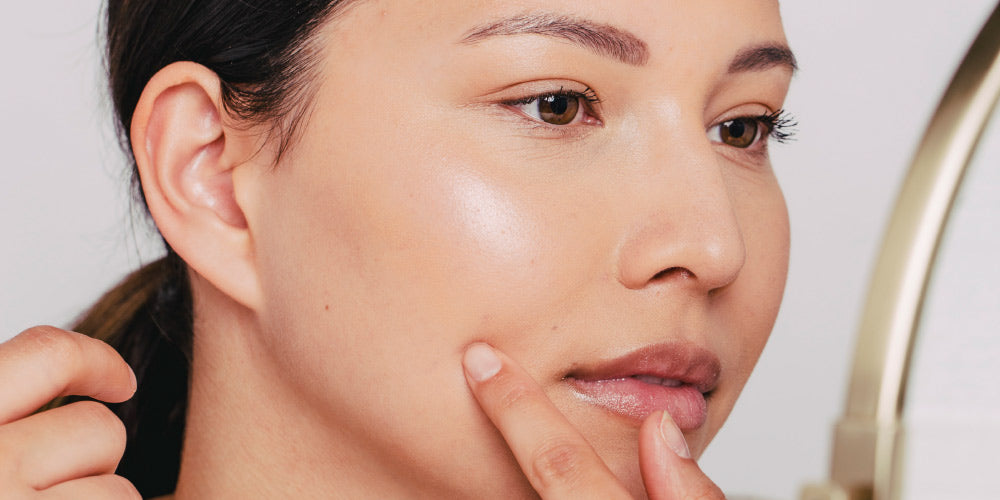
#> input picture Kris/test-images/selected_images/no_acne_full_face_1.jpg, 1000 x 500 px
$ python -i enhanced_image_analysis.py   (imports and definitions only)
#> lines starting #> are read from the running program, lines starting #| are printed output that depends on the picture; after the words box and inside, x2 and y2 are one past the last pixel; in counts of white or black regions, pixels touching at a corner belong together
import os
import logging
import numpy as np
from typing import Dict, Any, List, Optional
from PIL import Image
import cv2
from sklearn.cluster import KMeans
from sklearn.feature_extraction import image as skimage

logger = logging.getLogger(__name__)

class EnhancedImageAnalysisService:
    """Enhanced image analysis service for medical skin condition detection"""

    def __init__(self):
        """Initialize the enhanced analysis service"""
        self.condition_models = {
            'acne': self._analyze_acne,
            'eczema': self._analyze_eczema,
            'psoriasis': self._analyze_psoriasis,
            'rosacea': self._analyze_rosacea,
            'melasma': self._analyze_melasma
        }

        logger.info("Enhanced Image Analysis Service initialized")

    def analyze_medical_condition(self, image: Image.Image) -> Dict[str, Any]:
        """
        Analyze image for medical skin conditions

        Args:
            image: PIL Image object

        Returns:
            Analysis result with condition details
        """
        try:
            # Convert PIL image to numpy array
            img_array = np.array(image)

            # Extract features
            features = self._extract_skin_features(img_array)

            # Analyze for different conditions
            condition_scores = {}
            for condition_name, analyzer_func in self.condition_models.items():
                score = analyzer_func(img_array, features)
                condition_scores[condition_name] = score

            # Determine primary condition
            primary_condition = max(condition_scores, key=condition_scores.get)
            confidence = condition_scores[primary_condition]

            # Generate detailed analysis
            analysis_result = {
                'primary_condition': primary_condition,
                'confidence': confidence,
                'features': features,
                'condition_scores': condition_scores,
                'description': self._generate_condition_description(primary_condition, confidence),
                'treatments': self._get_recommended_treatments(primary_condition, confidence)
            }

            logger.info(f"Medical analysis completed: {primary_condition} (confidence: {confidence:.2f})")
            return analysis_result

        except Exception as e:
            logger.error(f"Medical analysis failed: {e}")
            return {
                'primary_condition': 'unknown',
                'confidence': 0.0,
                'features': [],
                'description': 'Unable to analyze image',
                'treatments': []
            }

    def _extract_skin_features(self, img_array: np.ndarray) -> Dict[str, Any]:
        """
        Extract skin-specific features from image

        Args:
            img_array: Image as numpy array

        Returns:
            Dictionary of extracted features
        """
        features = {}

        try:
            # Convert to different color spaces
            hsv = cv2.cvtColor(img_array, cv2.COLOR_RGB2HSV)
            lab = cv2.cvtColor(img_array, cv2.COLOR_RGB2LAB)

            # Color analysis
            features['mean_rgb'] = np.mean(img_array, axis=(0, 1))
            features['std_rgb'] = np.std(img_array, axis=(0, 1))
            features['mean_hsv'] = np.mean(hsv, axis=(0, 1))
            features['std_hsv'] = np.std(hsv, axis=(0, 1))

            # Texture analysis using Local Binary Patterns
            gray = cv2.cvtColor(img_array, cv2.COLOR_RGB2GRAY)
            features['texture_variance'] = np.var(gray)
            features['texture_entropy'] = self._calculate_entropy(gray)

            # Edge detection for lesion boundaries
            edges = cv2.Canny(gray, 50, 150)
            features['edge_density'] = np.sum(edges > 0) / edges.size

            # Color clustering for lesion detection
            features['color_clusters'] = self._analyze_color_clusters(img_array)

            # Skin tone analysis
            features['skin_tone'] = self._analyze_skin_tone(hsv)

        except Exception as e:
            logger.error(f"Feature extraction failed: {e}")
            features = {}

        return features

    def _analyze_acne(self, img_array: np.ndarray, features: Dict[str, Any]) -> float:
        """Analyze image for acne characteristics"""
        try:
            score = 0.0

            # Check for red spots (inflammation)
            hsv = cv2.cvtColor(img_array, cv2.COLOR_RGB2HSV)
            red_mask = cv2.inRange(hsv, (0, 50, 50), (10, 255, 255))
            red_ratio = np.sum(red_mask > 0) / red_mask.size
            score += red_ratio * 0.4

            # Check for texture irregularities
            if features.get('texture_variance', 0) > 1000:
                score += 0.3

            # Check for edge density (pimple boundaries)
            if features.get('edge_density', 0) > 0.1:
                score += 0.3

            return min(score, 1.0)

        except Exception as e:
            logger.error(f"Acne analysis failed: {e}")
            return 0.0

    def _analyze_eczema(self, img_array: np.ndarray, features: Dict[str, Any]) -> float:
        """Analyze image for eczema characteristics"""
        try:
            score = 0.0

            # Check for dry, scaly patches
            gray = cv2.cvtColor(img_array, cv2.COLOR_RGB2GRAY)
            texture_score = features.get('texture_variance', 0) / 1000
            score += min(texture_score, 0.4)

            # Check for redness
            hsv = cv2.cvtColor(img_array, cv2.COLOR_RGB2HSV)
            red_mask = cv2.inRange(hsv, (0, 30, 30), (10, 255, 255))
            red_ratio = np.sum(red_mask > 0) / red_mask.size
            score += red_ratio * 0.3

            # Check for irregular patterns
            if features.get('edge_density', 0) > 0.05:
                score += 0.3

            return min(score, 1.0)

        except Exception as e:
            logger.error(f"Eczema analysis failed: {e}")
            return 0.0

    def _analyze_psoriasis(self, img_array: np.ndarray, features: Dict[str, Any]) -> float:
        """Analyze image for psoriasis characteristics"""
        try:
            score = 0.0

            # Check for thick, scaly patches
            texture_score = features.get('texture_variance', 0) / 1500
            score += min(texture_score, 0.5)

            # Check for silvery scales (bright areas)
            gray = cv2.cvtColor(img_array, cv2.COLOR_RGB2GRAY)
            bright_mask = gray > np.mean(gray) + np.std(gray)
            bright_ratio = np.sum(bright_mask) / bright_mask.size
            score += bright_ratio * 0.3

            # Check for well-defined boundaries
            if features.get('edge_density', 0) > 0.08:
                score += 0.2

            return min(score, 1.0)

        except Exception as e:
            logger.error(f"Psoriasis analysis failed: {e}")
            return 0.0

    def _analyze_rosacea(self, img_array: np.ndarray, features: Dict[str, Any]) -> float:
        """Analyze image for rosacea characteristics"""
        try:
            score = 0.0

            # Check for facial redness
            hsv = cv2.cvtColor(img_array, cv2.COLOR_RGB2HSV)
            red_mask = cv2.inRange(hsv, (0, 40, 40), (15, 255, 255))
            red_ratio = np.sum(red_mask > 0) / red_mask.size
            score += red_ratio * 0.6

            # Check for visible blood vessels
            if features.get('edge_density', 0) > 0.12:
                score += 0.4

            return min(score, 1.0)

        except Exception as e:
            logger.error(f"Rosacea analysis failed: {e}")
            return 0.0

    def _analyze_melasma(self, img_array: np.ndarray, features: Dict[str, Any]) -> float:
        """Analyze image for melasma characteristics"""
        try:
            score = 0.0

            # Check for brown patches
            hsv = cv2.cvtColor(img_array, cv2.COLOR_RGB2HSV)
            brown_mask = cv2.inRange(hsv, (10, 30, 30), (25, 255, 255))
            brown_ratio = np.sum(brown_mask > 0) / brown_mask.size
            score += brown_ratio * 0.7

            # Check for even distribution
            if features.get('texture_variance', 0) < 500:
                score += 0.3

            return min(score, 1.0)

        except Exception as e:
            logger.error(f"Melasma analysis failed: {e}")
            return 0.0

    def _calculate_entropy(self, gray_image: np.ndarray) -> float:
        """Calculate image entropy for texture analysis"""
        try:
            hist = cv2.calcHist([gray_image], [0], None, [256], [0, 256])
            hist = hist / hist.sum()
            entropy = -np.sum(hist * np.log2(hist + 1e-10))
            return entropy
        except Exception as e:
            logger.error(f"Entropy calculation failed: {e}")
            return 0.0

    def _analyze_color_clusters(self, img_array: np.ndarray) -> List[Dict[str, Any]]:
        """Analyze color clusters in the image"""
        try:
            # Reshape image for clustering
            pixels = img_array.reshape(-1, 3)

            # Use K-means to find dominant colors
            kmeans = KMeans(n_clusters=5, random_state=42, n_init=10)
            kmeans.fit(pixels)

            clusters = []
            for i, center in enumerate(kmeans.cluster_centers_):
                cluster_mask = kmeans.labels_ == i
                cluster_ratio = np.sum(cluster_mask) / len(cluster_mask)

                clusters.append({
                    'color': center.tolist(),
                    'ratio': cluster_ratio,
                    'cluster_id': i
                })

            return sorted(clusters, key=lambda x: x['ratio'], reverse=True)

        except Exception as e:
            logger.error(f"Color cluster analysis failed: {e}")
            return []

    def _analyze_skin_tone(self, hsv_image: np.ndarray) -> Dict[str, Any]:
        """Analyze skin tone characteristics"""
        try:
            # Extract skin tone from HSV
            skin_mask = cv2.inRange(hsv_image, (0, 20, 70), (20, 255, 255))
            skin_pixels = hsv_image[skin_mask > 0]

            if len(skin_pixels) > 0:
                mean_hue = np.mean(skin_pixels[:, 0])
                mean_saturation = np.mean(skin_pixels[:, 1])
                mean_value = np.mean(skin_pixels[:, 2])

                return {
                    'mean_hue': mean_hue,
                    'mean_saturation': mean_saturation,
                    'mean_value': mean_value,
                    'skin_ratio': np.sum(skin_mask > 0) / skin_mask.size
                }
            else:
                return {
                    'mean_hue': 0,
                    'mean_saturation': 0,
                    'mean_value': 0,
                    'skin_ratio': 0
                }

        except Exception as e:
            logger.error(f"Skin tone analysis failed: {e}")
            return {}

    def _generate_condition_description(self, condition: str, confidence: float) -> str:
        """Generate detailed description of the identified condition"""
        descriptions = {
            'acne': f"Analysis indicates acne with {confidence:.1%} confidence. Characterized by inflammation, redness, and potential comedones.",
            'eczema': f"Analysis suggests eczema with {confidence:.1%} confidence. Shows signs of dry, scaly patches with potential inflammation.",
            'psoriasis': f"Analysis indicates psoriasis with {confidence:.1%} confidence. Characterized by thick, scaly patches with well-defined boundaries.",
            'rosacea': f"Analysis suggests rosacea with {confidence:.1%} confidence. Shows facial redness and potential visible blood vessels.",
            'melasma': f"Analysis indicates melasma with {confidence:.1%} confidence. Characterized by brown patches with even distribution."
        }

        return descriptions.get(condition, f"Analysis completed with {confidence:.1%} confidence.")

    def _get_recommended_treatments(self, condition: str, confidence: float) -> List[str]:
        """Get recommended treatments based on condition and confidence"""
        treatments = {
            'acne': [
                "Gentle cleansing with non-comedogenic products",
                "Topical treatments with benzoyl peroxide or salicylic acid",
                "Avoid touching or picking at affected areas",
                "Consider consulting a dermatologist for severe cases"
            ],
            'eczema': [
                "Moisturize regularly with fragrance-free products",
                "Avoid hot showers and harsh soaps",
                "Use gentle, hypoallergenic skincare products",
                "Consider topical corticosteroids for flare-ups"
            ],
            'psoriasis': [
                "Keep skin moisturized with thick creams",
                "Avoid triggers like stress and cold weather",
                "Consider phototherapy or prescription treatments",
                "Consult a dermatologist for management plan"
            ],
            'rosacea': [
                "Use gentle, non-irritating skincare products",
                "Avoid triggers like spicy foods and alcohol",
                "Protect skin from sun exposure",
                "Consider prescription treatments for severe cases"
            ],
            'melasma': [
                "Use broad-spectrum sunscreen daily",
                "Consider topical treatments with hydroquinone",
                "Avoid excessive sun exposure",
                "Consult a dermatologist for advanced treatments"
            ]
        }

        if confidence < 0.5:
            return ["Consider consulting a dermatologist for accurate diagnosis"]

        return treatments.get(condition, ["Consult a healthcare professional for proper diagnosis and treatment"])

>>> import cv2
>>> picture = cv2.cvtColor(cv2.imread('../../../Kris/test-images/selected_images/no_acne_full_face_1.jpg'), cv2.COLOR_BGR2RGB)
>>> result = EnhancedImageAnalysisService().analyze_medical_condition(picture)
#> in _extract_skin_features, `gray = cv2.cvtColor(img_array, cv2.COLOR_RGB2GRAY)`:
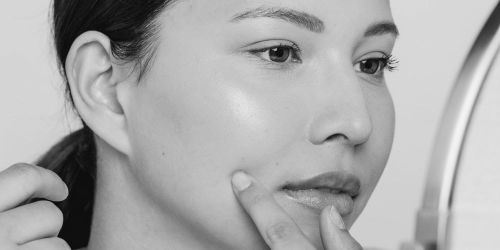
#> gray: shape (500, 1000) (shown at 1/2 size); min 0, max 245, mean 170.3
#> in _calculate_entropy, `hist = cv2.calcHist([gray_image], [0], None, [256], [0, 256])`: hist = 256 values, max 16847 at index 212, min 0 at index 2, mean 1953.1
#> in _calculate_entropy, `hist = hist / hist.sum()`: hist = 256 values, max 0.0337 at index 212, min 0 at index 2, mean 0.00391
#> in _calculate_entropy, `entropy = -np.sum(hist * np.log2(hist + 1e-10))`: entropy = 6.96
#> in _extract_skin_features, `edges = cv2.Canny(gray, 50, 150)`:
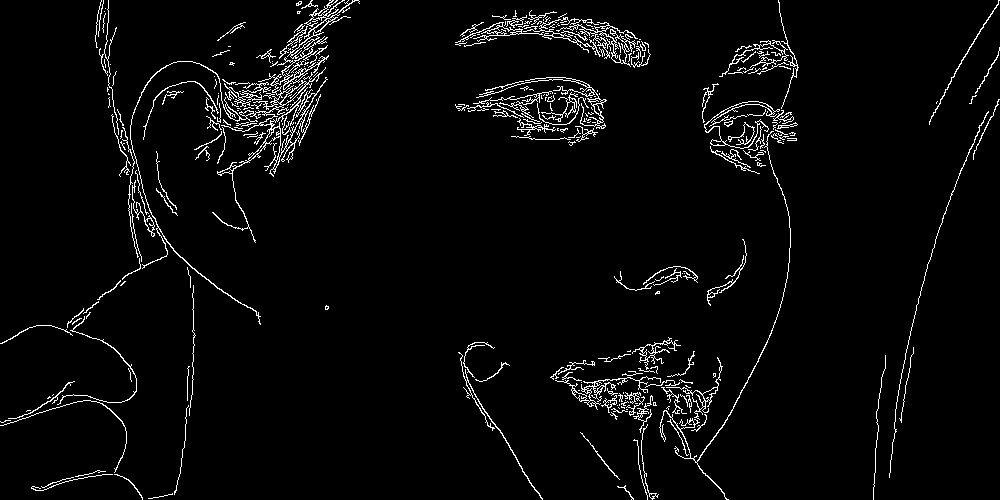
#> edges: shape (500, 1000); 3.5% white in thin lines or dots
#> in _analyze_skin_tone, `skin_mask = cv2.inRange(hsv_image, (0, 20, 70), (20, 255, 255))`:
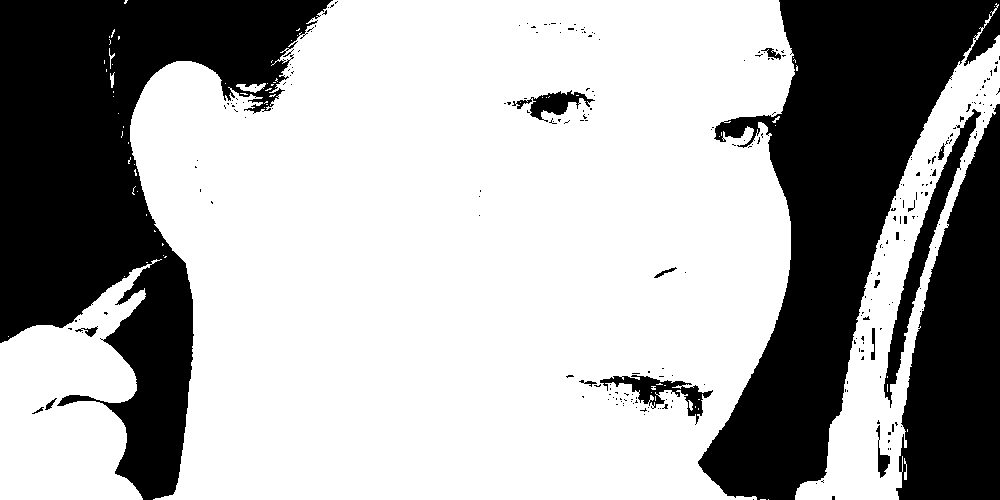
#> skin_mask: shape (500, 1000); 66.4% white; 256 black regions (237 under 20 px), largest, box (x1, y1, x2, y2) and area: (0, 0, 333, 500) 71630, (698, 0, 1000, 500) 61625, (896, 104, 1000, 500) 26728
#> in _analyze_skin_tone, `mean_hue = np.mean(skin_pixels[:, 0])`: mean_hue = 9.82
#> in _analyze_skin_tone, `mean_saturation = np.mean(skin_pixels[:, 1])`: mean_saturation = 92.89
#> in _analyze_skin_tone, `mean_value = np.mean(skin_pixels[:, 2])`: mean_value = 207.2
#> in analyze_medical_condition, `features = self._extract_skin_features(img_array)`: features = 9 items
#> the loop in analyze_medical_condition, `for condition_name, analyzer_func in self.condition_models.items():` made 5 passes
#> score on passes 1, 4: 0.459, 0.378
#> pass 1, in _analyze_acne, `red_mask = cv2.inRange(hsv, (0, 50, 50), (10, 255, 255))`:
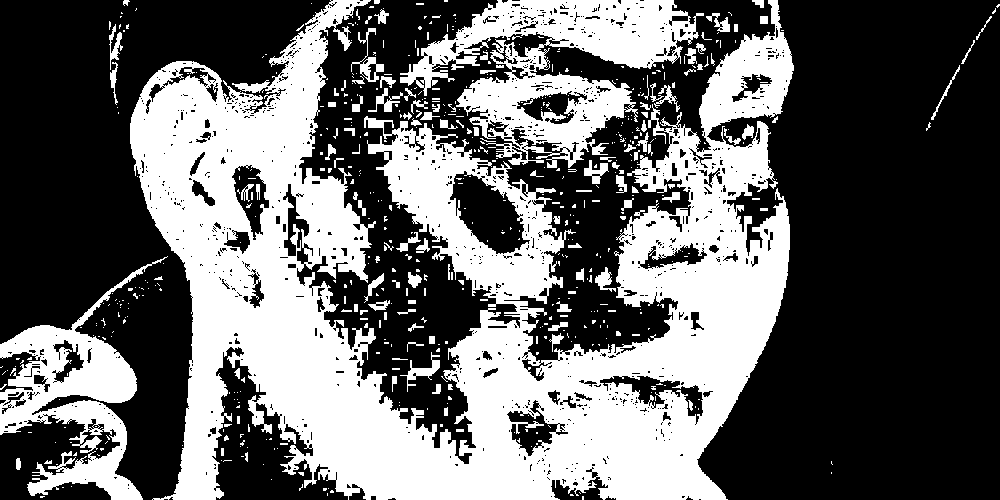
#> red_mask: shape (500, 1000); 39.7% white; 594 white regions (472 under 20 px), largest, box (x1, y1, x2, y2) and area: (130, 0, 794, 500) 154253, (400, 0, 704, 168) 21186, (0, 256, 168, 500) 13002
#> pass 2, in _analyze_eczema, `red_mask = cv2.inRange(hsv, (0, 30, 30), (10, 255, 255))`:
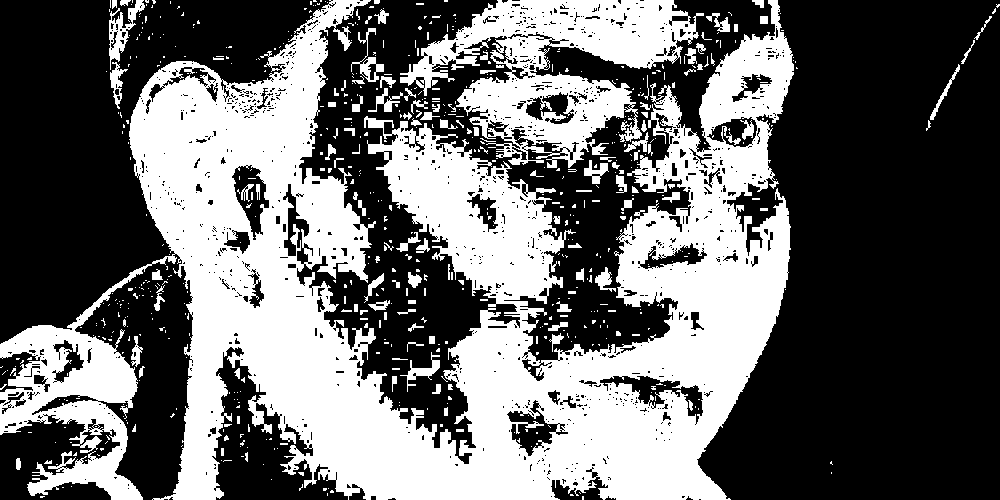
#> red_mask: shape (500, 1000); 41.4% white; 658 white regions (535 under 20 px), largest, box (x1, y1, x2, y2) and area: (0, 0, 794, 500) 173132, (400, 0, 704, 168) 22186, (109, 0, 145, 70) 783
#> pass 3, in _analyze_psoriasis, `bright_mask = gray > np.mean(gray) + np.std(gray)`:
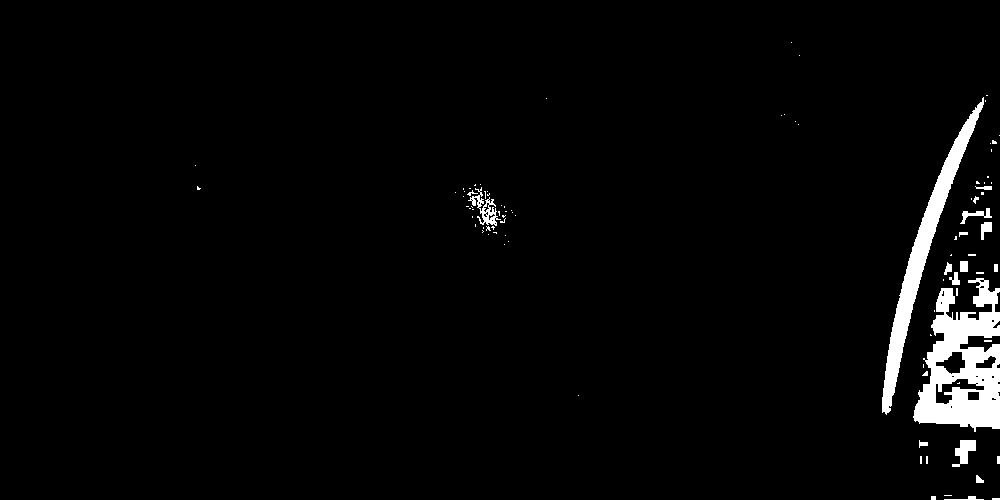
#> bright_mask: shape (500, 1000) bool; 2.8% white; 91 white regions (71 under 20 px), largest, box (x1, y1, x2, y2) and area: (913, 278, 1000, 432) 7506, (882, 97, 984, 415) 4585, (468, 187, 501, 226) 389
#> after the loop in analyze_medical_condition, `for condition_name, analyzer_func in self.condition_models.items():`: condition_scores = {'acne': 0.459, 'eczema': 0.524, 'psoriasis': 0.508, 'rosacea': 0.378, 'melasma': 0.281}
#> in analyze_medical_condition, `primary_condition = max(condition_scores, key=condition_scores.get)`: primary_condition = 'eczema'
#> in analyze_medical_condition, `confidence = condition_scores[primary_condition]`: confidence = 0.524
#> result = 6 items
